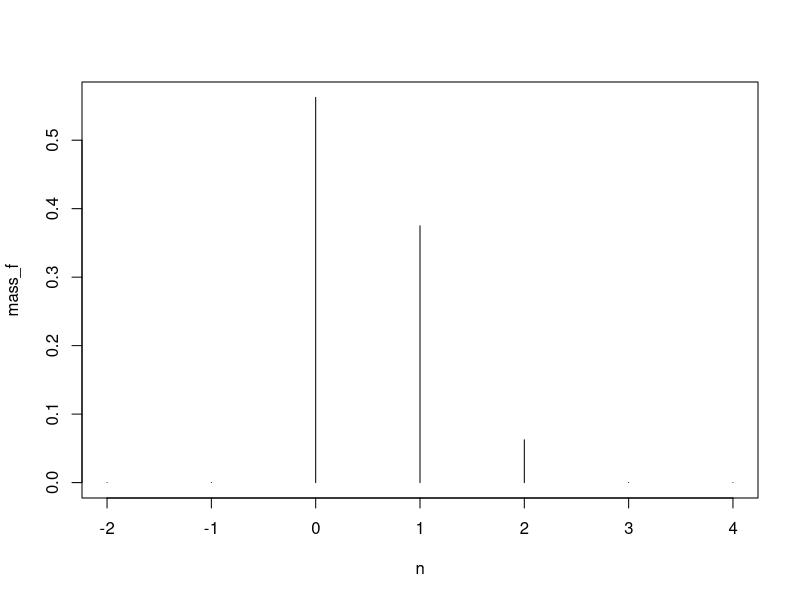
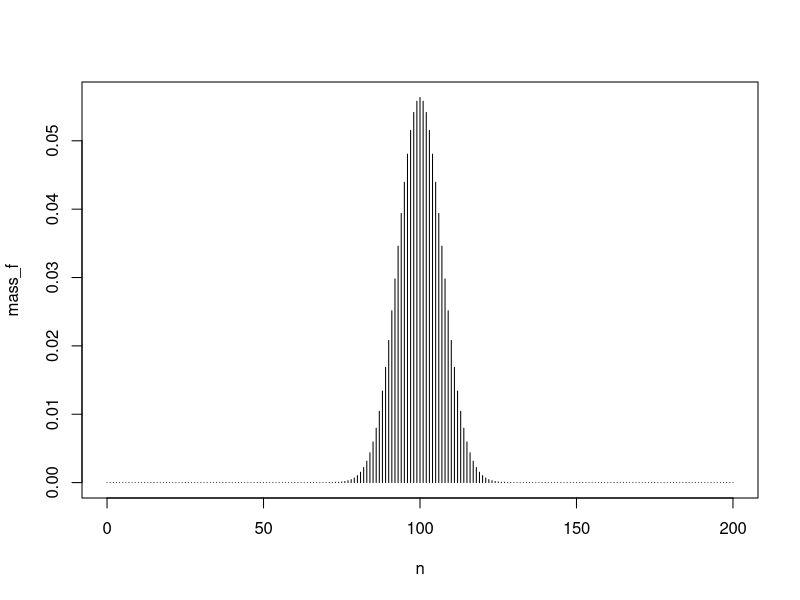

Write R code to recreate these figures, in order.

# ========================================================== Cerinta 2 ==========================================================

#   2. Fiind dată o funcție f , introdusă de utilizator, determinarea unei constante de
# normalizare k(cu precizarea dacă această constantă duce la o funcție de masă sau la o
# densitate de probabilitate). Ȋn cazul ȋn care o asemenea constantă nu există, afișarea
# unui mesaj corespunzător către utilizator.

# functia de masa -> pot stoca in lista
# =============================================================== Cum ar putea sa duca la o functie de masa sau densitate?
# =============================================================== E ok daca iau min/max sau ar trebui de la -inf la inf?

#     Constanta de normalizare este o constanta care, atunci cand este inmultita cu rezultatul integrarii
# functiei alese, intoarce valoare 1. Este utila aceasta constanta deoarece in statistica suma tuturor
# probabilitatilor trebuie sa fie egala cu 1. Intrucat aria de sub un grafic reprezinta tot spectrul 
# probabilistic al unei variabile aleatoare continue, integrala functiei graficului trebuie sa fie egala cu 1,
# aceasta functie fiind functia de densitate 

f <- function(x){
    # functie care intoarce 1 pt valori intre 0 si 1, si a^2 pentru valori mai mari decat 1 
    ifelse(x < 1, 1, 2)
}

inf_f <- function(x){
    # functie care, integrata, rezulta infinit
    1 / (x - 1)
}

result <- tryCatch(
    integrate(inf_f, lower = 0, upper = 1),
    error = function(err) {
    # Custom response when the integration results in an error
      message("Integration resulted in an error: ", err$message)
      # You can choose to return a specific value or handle the error in a different way
      return(NA)
    }
)
print(result)

integrate(f, 0, 2)

# ok cu min si max
# undeva cand am relatia cu utilizatorul sa fie clar ca o constanta duce la 

# daca functia e continua obtin o densitate
# pot da un cat sa zic daca e densitate
# nu orice functie poate fi densitate: definita in R cu val in R, sa 
obtine_constanta_normalizare <- function(f, min = 0, max = 0){
    # Aceasta metoda de obtinere a constantei de normalizare poate ajunge la rezultatul corect, 
    # fie ca functia f are valori discrete (functie de masa) ( acestea fiind reprezentate de felul ifelse(x < 1, 1, 2)
    # sau valori continue (functie de densitate) (x^2
    # min si max reprezinta intervalul pe care functia ia valori diferite de 0
    if(min == max){
        if(min == 0){
            cat("Nu ati introdus limite!\n")
            cat("Introduceti un interval pe care functia ia valori.\n")
            return(NA)
        }
        #daca intervalul este 0, orice constanta inmultita cu 0 va da mereu 0
        cat("Limitele au aceeasi valoare!\n")
        cat("Introduceti un interval valid, in care limitele pe care functia ia valori au sens.\n")
        return(NA)
    }
    if(min > max){
        cat("Limita inferioara este mai mare decat cea superioara!\n")
        cat("Introduceti un interval valid, in care limitele pe care functia ia valori au sens.\n")
        return(NA);
    }
    # integrala poate tinde la infinit ceea ce face ca functia integrate sa afiseze o eroare. 
    # ce imi doresc este sa prind acea eroare si sa o tratez, ceea ce fac cu tryCatch():
    rez_integrarii <- tryCatch(
                          integrate(f, min, max), 
                          error = function(err){
                              # daca integrala tinde la infinit, mesajul erorii este cel de mai jos
                              if(err$message == "non-finite function value"){
                                  cat("Functia data tinde la infinit.\nNu se poate gasi o constanta de normalizare pentru ea.\n")
                              }
                              else{
                                  cat("O eroare neasteptata a avut loc la integrare:\n")
                                  cat(err$message);
                              }
                              return(NA)
                          })
    # ne intereseaza constanta care, atunci cand este inmultita cu integrala, sa intoarca 1: 
    # k * integrala = 1
    # k = 1/integrala
    # folosesc $value deoarece vreau valoarea stocata in rezultatul integrarii
    return(1 / rez_integrarii$value)
}

obtine_constanta_normalizare(f, 0, 3)

obtine_constanta_normalizare(f, 1, 2) * integrate(f, 1, 2)$value

# ========================================================== Cerinta 3 ==========================================================

#     3) Reprezentarea grafică a densității de probabilitate/funcției de masă și a funcției de
# repartiție pentru diferite valori ale parametrilor repartiției. Ȋn cazul ȋn care funcția de
# repartiție nu este dată ȋntr-o formă explicită(ex. repartiția normală) se acceptă
# reprezentarea grafică a unei aproximări a acesteia.

# =============================================================== Nu prea inteleg cerinta daca ar putea clarifica
# =============================================================== Pur si simplu reprezint grafic mai multe repartitii? 
# =============================================================== Sau o functie data de user??
# =============================================================== diferite valori date de user?

#am o repartitie:  vreau sa vad functia de masa, repartitia pt diferite valori ale parametriilor
#cum se modifica forma functiei de masa, repartitie in functie de diferiti parametrii
# functia de repartitie e o integrala care nu se poate calcula -> nu reprezint grafic fix integrala -> 

#trebuie sa ii arat niste grafice legate de repartitii
# masa si repartitie pt geometrica: 
  # sa pot apela functia mea astfel incat sa arate asta

#poate cer f de densitate pt o densitate construita aici cu k
  #sa apelez cumva f3 pt a printa masa si repartitia asta


#fucntie de masa:

n <- -2:4
mass_f <- dbinom(x=n, size=2, prob=1/4, log = FALSE)
plot(n, mass_f, type='h')
sum(mass_f)

n <- 0:200
functie_de_masa <- function(n){
  mass_f <- dbinom(n, 200, .5, log = FALSE)
  plot(n, mass_f, type='h')
  mass_f
}

f_masa <- functie_de_masa(n)
sum(f_masa)

# ========================================================== Cerinta 4 ==========================================================

#   4) Calculul mediei, dispersiei și a momentelor inițiale și centrate pȃnă la ordinul 4(dacă
# există). Atunci cȃnd unul dintre momente nu există, se va afișa un mesaj corespunzător
#`către utilizator.

# =============================================================== Cum ar putea sa nu existe
# exista repartitii care nu au medie -> nu vor avea si momente
# pot avea integrale sau sume -> daca integrala e divergenta sa zica nu exista etc..

x <- c(1, 2, 3, 10)

medie_dispersie_momente <- function(x){
  # media aritmetica
  media <- mean(x)
  # dispersia, sau varianta, se obtine adunand diferenta dintre fiecare valoare
  # si medie la patrat. Suma respectiva se imparte la numarul de valori - 1
  # (ajustarea lui Bessel, care are drept scop corectarea unui bias)
  dispersia <- var(x)
  
  # media este chiar primul moment 
  # acest prim moment totusi poate coincide cu multe alte dataseturi
  # un al doilea moment este suma patratelor lui x supra n (nr de valori din x)
  momentul_2 <- sum(x^2) / length(x)
  momentul_3 <- sum(x^3) / length(x)
  momentul_4 <- sum(x^4) / length(x)
  # cu cat varianta e mai mare cu atat momentele 2, 3, 4 vor fi mai mari
  
  # scopul momentelor centrate este sa elimine la fiecare pas momentul precedent 
  
  momentul_2_centrat <- sum((x - media)^2) / length(x)
  momentul_3_centrat <- sum((x - media)^3) / length(x)
  momentul_4_centrat <- sum((x - media)^4) / length(x)

  return(list(media = media, 
              dispersia = dispersia, 
              
              momentul_1 = media,
              momentul_2 = momentul_2,
              momentul_3 = momentul_3,
              momentul_4 = momentul_4,
              
              momentul_2_centrat = momentul_2_centrat,
              momentul_3_centrat = momentul_3_centrat,
              momentul_4_centrat = momentul_4_centrat
              
              ))
}

medie_dispersie_momente(x)


